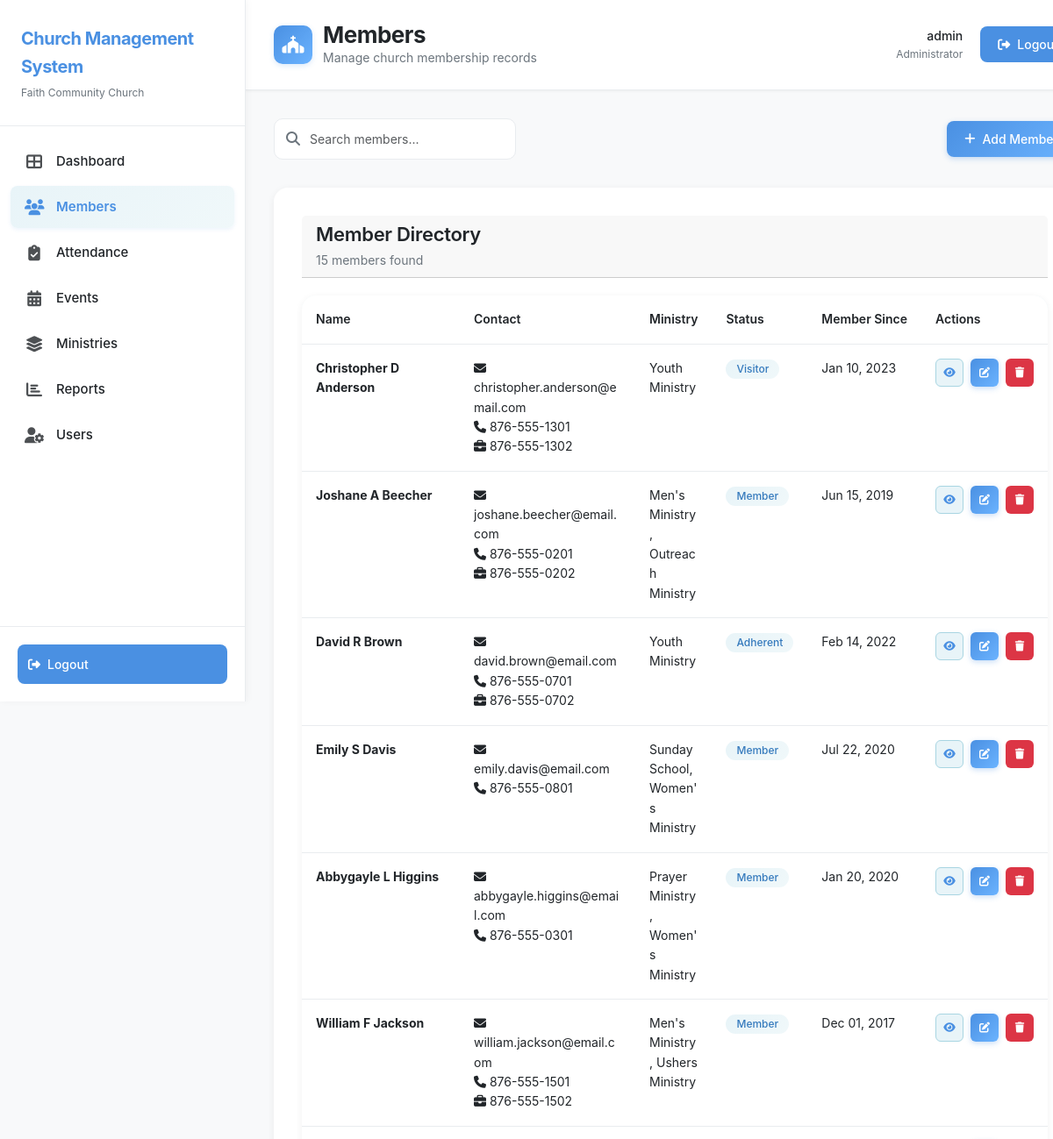
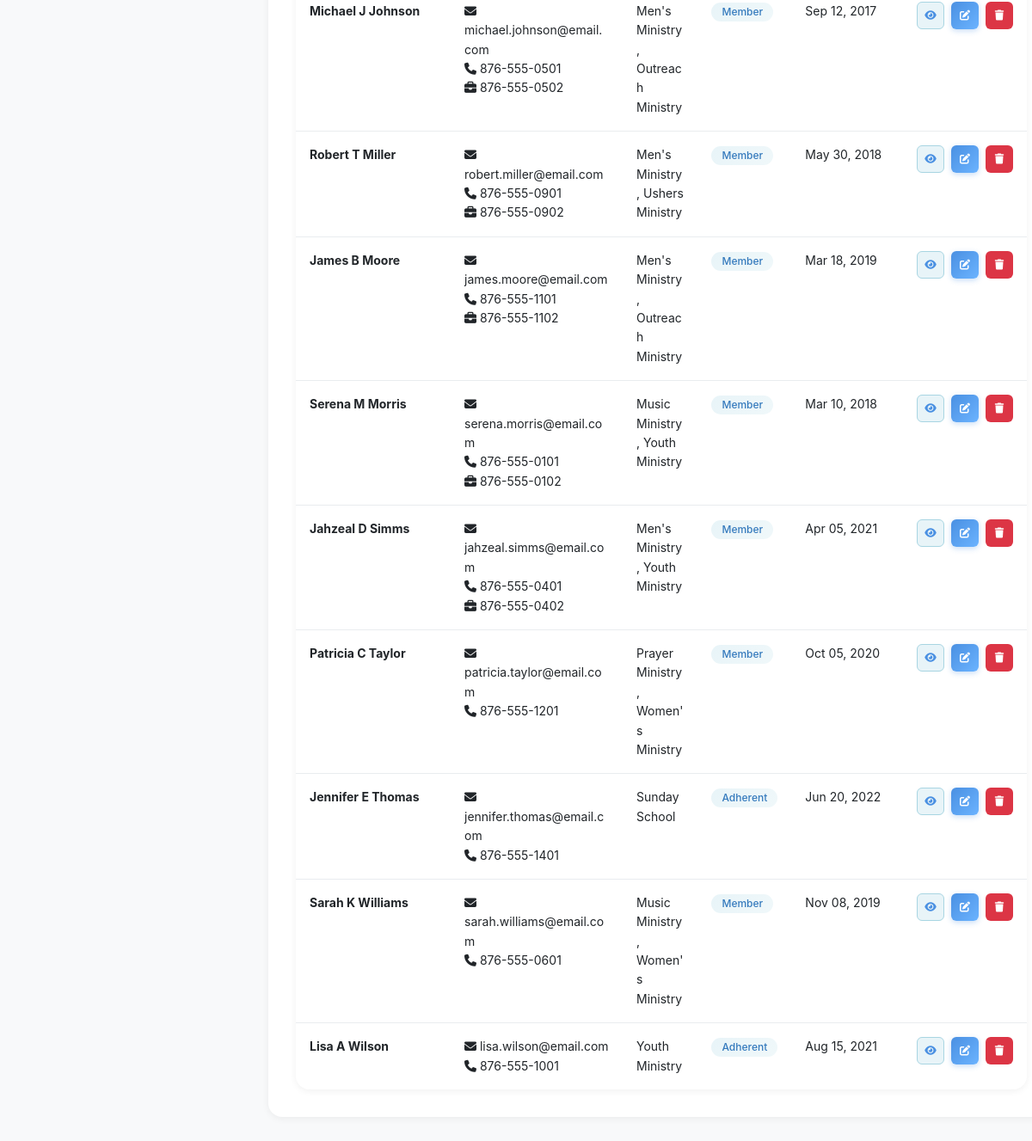
Screenshot of /members/index.php (signed in) with the database file from the repository (2 pictures, top to bottom).
### tables this page shows
CREATE TABLE IF NOT EXISTS Members (
  mem_id INT AUTO_INCREMENT PRIMARY KEY,
  first_name VARCHAR(50) NOT NULL,
  middle_initials VARCHAR(10),
  last_name VARCHAR(50) NOT NULL,
  dob DATE,
  gender ENUM('Male','Female','Other'),
  home_address1 VARCHAR(100),
  home_address2 VARCHAR(100),
  town VARCHAR(50),
  parish VARCHAR(50),
  contact_home VARCHAR(20),
  contact_work VARCHAR(20),
  email VARCHAR(100) UNIQUE,
  next_of_kin_name VARCHAR(100),
  next_of_kin_address VARCHAR(150),
  next_of_kin_relation VARCHAR(50),
  next_of_kin_contact VARCHAR(20),
  next_of_kin_email VARCHAR(100),
  status ENUM('Member','Adherent','Visitor') DEFAULT 'Visitor',
  date_joined DATE,
  min_id VARCHAR(5),  
  passing_date DATE
);

### config/config.php (called while the page is built, shortened)
<?php
function isLoggedIn() {
    return isset($_SESSION['user_id']) && isset($_SESSION['username']);
}
function hasAnyRole($requiredRoles) {
    $userRole = $_SESSION['role_name'] ?? '';
    return in_array($userRole, $requiredRoles);
}
function formatDate($date) {
    return date('M d, Y', strtotime($date));
}
?>

### members/index.php (the view, shortened to what this page needs)
<?php
require_once __DIR__ . '/../config/config.php';
$conn = getDBConnection();
$search = isset($_GET['search']) ? sanitizeInput($_GET['search']) : '';
$query = "SELECT m.*,
          GROUP_CONCAT(DISTINCT mi.name SEPARATOR ', ') as ministries
          FROM Members m
          LEFT JOIN Ministry_Members mm ON m.mem_id = mm.member_id
          LEFT JOIN Ministries mi ON mm.ministry_id = mi.id
          WHERE 1=1";
$query .= " GROUP BY m.mem_id ORDER BY m.last_name, m.first_name";
$result = $conn->query($query);
$members = $result->fetch_all(MYSQLI_ASSOC);
$totalMembers = count($members);
include __DIR__ . '/../includes/header.php';
?>
<div class="page-header">
    <div class="page-actions">
        <div class="search-bar">
            <i class="fas fa-search"></i>
            <input type="search" class="form-control" placeholder="Search members..." value="<?php echo htmlspecialchars($search); ?>" onchange="window.location.href='?search='+this.value">
        </div>
        <?php if (hasAnyRole(['Administrator', 'Clerk', 'Pastor'])): ?>
        <a href="<?php echo BASE_URL; ?>members/add.php" class="btn btn-primary">
            <i class="fas fa-plus"></i>
            Add Member
        </a>
        <?php endif; ?>
    </div>
</div>
<div class="card">
    <div class="card-header">
        <div>
            <h3 class="card-title">Member Directory</h3>
            <p class="card-subtitle"><?php echo $totalMembers; ?> members found</p>
        </div>
    </div>
    <?php if (count($members) > 0): ?>
    <div class="table-container">
        <table class="table">
            <thead>
                <tr>
                    <th>Name</th>
                    <th>Contact</th>
                    <th>Ministry</th>
                    <th>Status</th>
                    <th>Member Since</th>
                    <th>Actions</th>
                </tr>
            </thead>
            <tbody>
                <?php foreach ($members as $member): ?>
                <tr>
                    <td>
                        <strong><?php echo htmlspecialchars($member['first_name'] . ' ' . ($member['middle_initials'] ? $member['middle_initials'] . ' ' : '') . $member['last_name']); ?></strong>
                    </td>
                    <td>
                        <?php if (!empty($member['email'])): ?>
                            <div><i class="fas fa-envelope"></i> <?php echo htmlspecialchars($member['email']); ?></div>
                        <?php endif; ?>
                        <?php if (!empty($member['contact_home'])): ?>
                            <div><i class="fas fa-phone"></i> <?php echo htmlspecialchars($member['contact_home']); ?></div>
                        <?php endif; ?>
                        <?php if (!empty($member['contact_work'])): ?>
                            <div><i class="fas fa-briefcase"></i> <?php echo htmlspecialchars($member['contact_work']); ?></div>
                        <?php endif; ?>
                    </td>
                    <td><?php echo htmlspecialchars($member['ministries'] ?: '-'); ?></td>
                    <td><span class="badge badge-success"><?php echo ucfirst($member['status']); ?></span></td>
                    <td><?php echo formatDate($member['date_joined']); ?></td>
                    <td>
                        <div class="action-buttons">
                            <a href="<?php echo BASE_URL; ?>members/view.php?id=<?php echo $member['mem_id']; ?>" class="btn btn-sm btn-secondary btn-icon" title="View">
                                <i class="fas fa-eye"></i>
                            </a>
                            <?php if (hasAnyRole(['Administrator', 'Clerk', 'Pastor'])): ?>
                            <a href="<?php echo BASE_URL; ?>members/edit.php?id=<?php echo $member['mem_id']; ?>" class="btn btn-sm btn-primary btn-icon" title="Edit">
                                <i class="fas fa-edit"></i>
                            </a>
                            <?php endif; ?>
                            <?php if (hasAnyRole(['Administrator', 'Clerk'])): ?>
                            <a href="?delete=<?php echo $member['mem_id']; ?>" class="btn btn-sm btn-danger btn-icon btn-delete" title="Delete" onclick="return confirm('Are you sure?')">
                                <i class="fas fa-trash"></i>
                            </a>
                            <?php endif; ?>
                        </div>
                    </td>
                </tr>
                <?php endforeach; ?>
            </tbody>
        </table>
    </div>
    <?php endif; ?>
</div>
<?php include __DIR__ . '/../includes/footer.php'; ?>

### assets/css/style.css (style rules this page uses)
:root { --pastel-blue: #A8D5E2; --pastel-blue-dark: #7BB3C7; --pastel-blue-light: #E8F4F8; --pastel-blue-lighter: #F0F8FA; --blue-primary: #4A90E2; --blue-primary-light: #6BB3FF; --blue-primary-dark: #357ABD; --white: #FFFFFF; --gray-light: #F8F9FA; --gray-medium: #E9ECEF; --gray-dark: #6C757D; --text-dark: #212529; --text-light: #6C757D; --success: #4A90E2; --warning: #6BB3FF; --danger: #DC3545; --info: #4A90E2; }
* { margin: 0; padding: 0; box-sizing: border-box; }
html { overflow-x: hidden; max-width: 100vw; }
body { font-family: -apple-system, BlinkMacSystemFont, 'Segoe UI', Roboto, 'Helvetica Neue', Arial, sans-serif; background-color: var(--gray-light); color: var(--text-dark); line-height: 1.6; -webkit-font-smoothing: antialiased; -moz-osx-font-smoothing: grayscale; overflow-x: hidden; max-width: 100vw; }
.page-header { margin-bottom: 32px; }
.page-actions { display: flex; justify-content: space-between; align-items: center; margin-bottom: 24px; gap: 16px; }
.card { background: var(--white); border-radius: 16px; padding: 32px; margin-bottom: 24px; border: none; box-shadow: 0 2px 8px rgba(0, 0, 0, 0.06); transition: all 0.3s ease; }
.card-header { display: flex; justify-content: space-between; align-items: center; margin-bottom: 20px; }
.card-title { font-size: 22px; font-weight: 600; color: var(--text-dark); margin: 0; letter-spacing: -0.3px; }
.card-subtitle { font-size: 14px; color: var(--text-light); margin-top: 6px; font-weight: 400; }
.btn { padding: 10px 20px; border-radius: 8px; font-size: 14px; font-weight: 500; border: none; cursor: pointer; transition: all 0.2s; display: inline-flex; align-items: center; gap: 8px; }
.btn-primary { background: linear-gradient(135deg, var(--blue-primary) 0%, var(--blue-primary-light) 100%); color: var(--white); border: none; box-shadow: 0 2px 6px rgba(74, 144, 226, 0.3); font-weight: 500; }
.btn-secondary { background: var(--pastel-blue-light); color: var(--blue-primary); border: 1px solid var(--pastel-blue); }
.btn-danger { background: var(--danger); color: var(--white); }
.btn-sm { padding: 6px 12px; font-size: 12px; }
.table-container { background: var(--white); border-radius: 16px; overflow-x: auto; overflow-y: visible; border: none; box-shadow: 0 2px 8px rgba(0, 0, 0, 0.06); }
.table { width: 100%; border-collapse: collapse; margin: 0; table-layout: auto; }
.table th { white-space: nowrap; }
.table thead { background: linear-gradient(135deg, var(--pastel-blue-lighter) 0%, var(--pastel-blue-light) 100%); }
.table th { padding: 16px; text-align: left; font-weight: 600; color: var(--text-dark); font-size: 14px; border-bottom: 1px solid var(--gray-medium); }
.table td { padding: 16px; border-bottom: 1px solid var(--gray-medium); font-size: 14px; word-wrap: break-word; word-break: break-word; overflow-wrap: break-word; vertical-align: top; max-width: 250px; }
.table td:first-child { min-width: 180px; max-width: 250px; }
.table td:nth-child(2) { min-width: 200px; max-width: 250px; }
.table td > div { white-space: normal; word-wrap: break-word; overflow-wrap: break-word; }
.table td:last-child { white-space: nowrap; min-width: 120px; max-width: none; width: auto; }
.table td:last-child .action-buttons { flex-wrap: nowrap; justify-content: flex-end; }
.table tbody tr:last-child td { border-bottom: none; }
.badge { display: inline-block; padding: 5px 12px; border-radius: 12px; font-size: 12px; font-weight: 500; }
.badge-success { background: linear-gradient(135deg, var(--pastel-blue-light) 0%, var(--pastel-blue-lighter) 100%); color: var(--blue-primary-dark); }
.form-control { width: 100%; padding: 12px 16px; border: 1.5px solid var(--gray-medium); border-radius: 10px; font-size: 14px; transition: all 0.2s; background: var(--white); }
.search-bar { position: relative; max-width: 400px; }
.search-bar input { padding-left: 40px; border-radius: 10px; border: 1.5px solid var(--gray-medium); transition: all 0.2s; }
.search-bar i { position: absolute; left: 14px; top: 50%; transform: translateY(-50%); color: var(--text-light); z-index: 1; }
.action-buttons { display: flex; gap: 8px; }
.btn-icon { width: 32px; height: 32px; padding: 0; display: flex; align-items: center; justify-content: center; border-radius: 6px; position: relative; }
.action-buttons .btn-icon { position: relative; overflow: visible; }
.action-buttons .btn-icon[title] { position: relative; }

### rows the page displays
members: first_name+middle_initials+last_name "Christopher D Anderson", email "christopher.anderson@email.com", contact_home "876-555-1301", contact_work "876-555-1302", ministries "Youth Ministry", status "Visitor", date_joined "Jan 10, 2023"
members: first_name+middle_initials+last_name "Joshane A Beecher", email "joshane.beecher@email.com", contact_home "876-555-0201", contact_work "876-555-0202", ministries "Men's Ministry, Outreach Ministry", status "Member", date_joined "Jun 15, 2019"
members: first_name+middle_initials+last_name "David R Brown", email "david.brown@email.com", contact_home "876-555-0701", contact_work "876-555-0702", ministries "Youth Ministry", status "Adherent", date_joined "Feb 14, 2022"
members: first_name+middle_initials+last_name "Emily S Davis", email "emily.davis@email.com", contact_home "876-555-0801", ministries "Sunday School, Women's Ministry", status "Member", date_joined "Jul 22, 2020"
members: first_name+middle_initials+last_name "Abbygayle L Higgins", email "abbygayle.higgins@email.com", contact_home "876-555-0301", ministries "Prayer Ministry, Women's Ministry", status "Member", date_joined "Jan 20, 2020"
members: first_name+middle_initials+last_name "William F Jackson", email "william.jackson@email.com", contact_home "876-555-1501", contact_work "876-555-1502", ministries "Men's Ministry, Ushers Ministry", status "Member", date_joined "Dec 01, 2017"
members: first_name+middle_initials+last_name "Michael J Johnson", email "michael.johnson@email.com", contact_home "876-555-0501", contact_work "876-555-0502", ministries "Men's Ministry, Outreach Ministry", status "Member", date_joined "Sep 12, 2017"
members: first_name+middle_initials+last_name "Robert T Miller", email "robert.miller@email.com", contact_home "876-555-0901", contact_work "876-555-0902", ministries "Men's Ministry, Ushers Ministry", status "Member", date_joined "May 30, 2018"
members: first_name+middle_initials+last_name "James B Moore", email "james.moore@email.com", contact_home "876-555-1101", contact_work "876-555-1102", ministries "Men's Ministry, Outreach Ministry", status "Member", date_joined "Mar 18, 2019"
members: first_name+middle_initials+last_name "Serena M Morris", email "serena.morris@email.com", contact_home "876-555-0101", contact_work "876-555-0102", ministries "Music Ministry, Youth Ministry", status "Member", date_joined "Mar 10, 2018"
members: first_name+middle_initials+last_name "Jahzeal D Simms", email "jahzeal.simms@email.com", contact_home "876-555-0401", contact_work "876-555-0402", ministries "Men's Ministry, Youth Ministry", status "Member", date_joined "Apr 05, 2021"
members: first_name+middle_initials+last_name "Patricia C Taylor", email "patricia.taylor@email.com", contact_home "876-555-1201", ministries "Prayer Ministry, Women's Ministry", status "Member", date_joined "Oct 05, 2020"
members: first_name+middle_initials+last_name "Jennifer E Thomas", email "jennifer.thomas@email.com", contact_home "876-555-1401", ministries "Sunday School", status "Adherent", date_joined "Jun 20, 2022"
members: first_name+middle_initials+last_name "Sarah K Williams", email "sarah.williams@email.com", contact_home "876-555-0601", ministries "Music Ministry, Women's Ministry", status "Member", date_joined "Nov 08, 2019"
members: first_name+middle_initials+last_name "Lisa A Wilson", email "lisa.wilson@email.com", contact_home "876-555-1001", ministries "Youth Ministry", status "Adherent", date_joined "Aug 15, 2021"

### other values shown
$pageTitle "Members"
$pageSubtitle "Manage church membership records"
$_SESSION['username'] "admin"
$_SESSION['role_name'] "Administrator"
$totalMembers "15"
